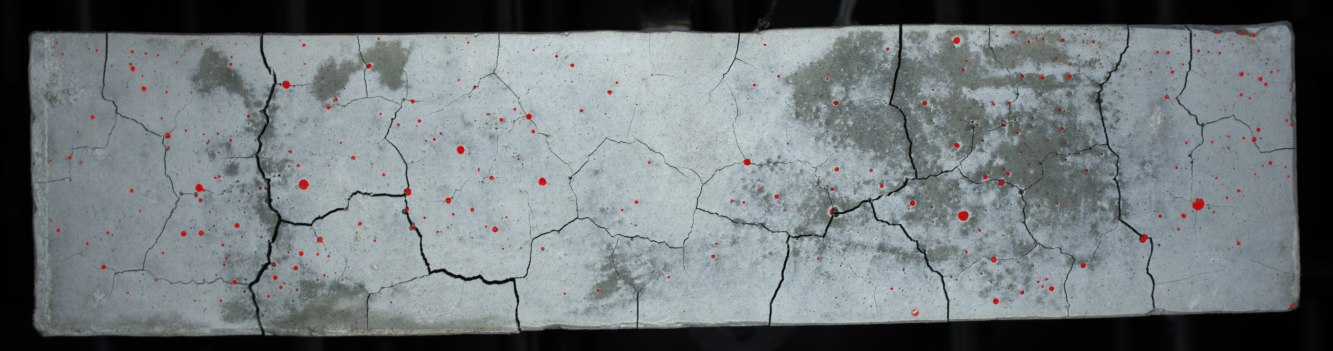
#> input picture artifacts/pilots/materials/overlay.jpg, 5330 x 1402 px (shown at 1/4 size)
$ python -i tools.py   (imports and definitions only)
#> lines starting #> are read from the running program, lines starting #| are printed output that depends on the picture; after the words box and inside, x2 and y2 are one past the last pixel; in counts of white or black regions, pixels touching at a corner belong together
### toposcout_core/components.py
from __future__ import annotations

from collections import deque
from dataclasses import dataclass
from pathlib import Path
from typing import Iterable

import numpy as np
from PIL import Image


@dataclass(frozen=True)
class ComponentStats:
    count: int
    areas: list[int]


def _neighbors(y: int, x: int, h: int, w: int) -> Iterable[tuple[int, int]]:
    if y > 0:
        yield y - 1, x
    if y + 1 < h:
        yield y + 1, x
    if x > 0:
        yield y, x - 1
    if x + 1 < w:
        yield y, x + 1


def connected_components(mask: np.ndarray) -> ComponentStats:
    """Count 4-connected foreground components and return their areas."""
    mask = np.asarray(mask, dtype=bool)
    h, w = mask.shape
    seen = np.zeros_like(mask, dtype=bool)
    areas: list[int] = []

    for y in range(h):
        for x in range(w):
            if not mask[y, x] or seen[y, x]:
                continue
            q = deque([(y, x)])
            seen[y, x] = True
            area = 0
            while q:
                cy, cx = q.popleft()
                area += 1
                for ny, nx in _neighbors(cy, cx, h, w):
                    if mask[ny, nx] and not seen[ny, nx]:
                        seen[ny, nx] = True
                        q.append((ny, nx))
            areas.append(area)
    return ComponentStats(count=len(areas), areas=areas)


# [42 lines left out: function hole_count, not called in this run]


def save_mask(mask: np.ndarray, output_path: str | Path) -> None:
    out = (np.asarray(mask, dtype=np.uint8) * 255)
    Image.fromarray(out, mode="L").save(output_path)

### toposcout_core/config.py
"""Canonical artifact location control.

The language model must never determine filesystem artifact locations. All
artifact-writing tools resolve their output directory here, in Python, from a
single configurable root.
"""
from __future__ import annotations

import os
from pathlib import Path

ENV_OUTPUT_DIR = "TOPOSCOUT_OUTPUT_DIR"
DEFAULT_OUTPUT_DIR = "outputs"


def artifact_output_dir(override: str | os.PathLike[str] | None = None) -> Path:
    """Resolve the canonical artifact output directory.

    Precedence: explicit Python-side override (trusted callers such as
    run_local.py or tests) > TOPOSCOUT_OUTPUT_DIR environment variable >
    the default ``outputs``. LLM-facing tool schemas never expose this choice.
    """
    if override is not None and str(override).strip():
        return Path(override)
    env_value = os.environ.get(ENV_OUTPUT_DIR, "").strip()
    if env_value:
        return Path(env_value)
    return Path(DEFAULT_OUTPUT_DIR)

### toposcout_core/tools.py
from __future__ import annotations

import json
from pathlib import Path
from typing import Any

import numpy as np
from PIL import Image, ImageEnhance, ImageFilter

from .components import connected_components, hole_count, save_mask
from .config import artifact_output_dir

ACTIONS = {"ACCEPT", "RETRY", "HUMAN_REVIEW", "REQUEST_REACQUISITION"}
MAX_SEGMENTATION_ATTEMPTS = 2


# [49 lines left out: function inspect_image, not called in this run]


def run_demo_segmentation(image_path: str, output_dir: str | None = None, attempt: int = 1) -> dict[str, Any]:
    """Run the hackathon demo segmentation adapter and save a binary mask.

    This is deliberately a simple deterministic adapter, not the scientific claim of
    the project. Attempt 2 applies contrast enhancement and a less aggressive cutoff.
    output_dir=None resolves the canonical artifact directory (TOPOSCOUT_OUTPUT_DIR).
    """
#> called with attempt = 1
    p = Path(image_path)
    out_dir = artifact_output_dir(output_dir)
    out_dir.mkdir(parents=True, exist_ok=True)

    with Image.open(p) as im:
#> im is the input picture: PIL image 5330x1402 RGB; mean R, G, B 114.1, 121.7, 124.1
        gray_im = im.convert("L")
        if attempt >= 2:
            gray_im = ImageEnhance.Contrast(gray_im).enhance(1.5).filter(ImageFilter.MedianFilter(3))
        gray = np.asarray(gray_im, dtype=np.float32)

    # Generic foreground demo: isolate relatively dark structures.
    percentile = 28 if attempt == 1 else 35
    threshold = float(np.percentile(gray, percentile))
#> threshold = 108
    mask = gray < threshold
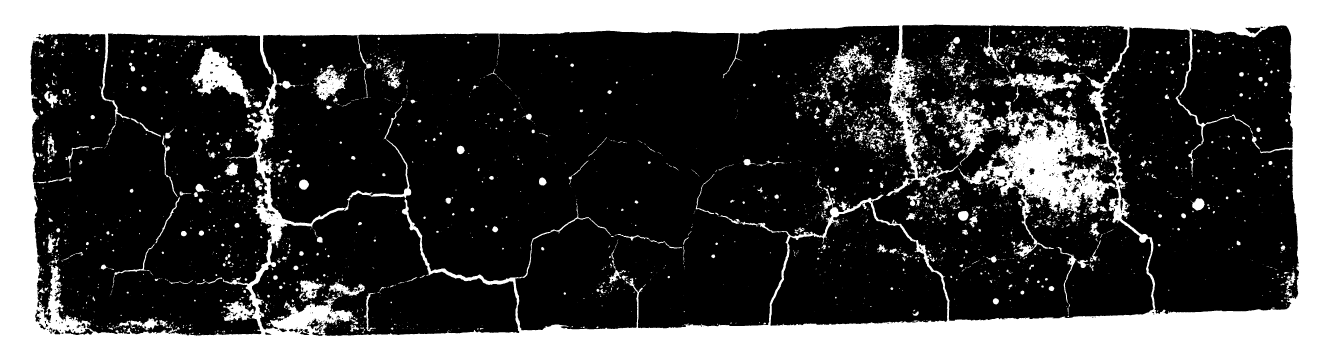
#> mask: shape (1402, 5330) bool (shown at 1/4 size); 27.8% white; 3589 white regions (2459 under 20 px), largest, box (x1, y1, x2, y2) and area: (0, 0, 5330, 1402) 1839636, (765, 189, 1006, 432) 22798, (3765, 413, 3969, 631) 13209

    # Remove tiny components to make topology diagnostics interpretable.
    stats = connected_components(mask)
    min_area = max(8, int(mask.size * 0.0002))
#> min_area = 1494
    if stats.count:
        # Re-label using a lightweight flood fill so tiny islands can be removed.
        from collections import deque
        h, w = mask.shape
#> h = 1402; w = 5330
        cleaned = np.zeros_like(mask, dtype=bool)
        seen = np.zeros_like(mask, dtype=bool)
        for y in range(h):
            for x in range(w):
                if not mask[y, x] or seen[y, x]:
                    continue
                q = deque([(y, x)]); seen[y, x] = True; pixels = []
                while q:
                    cy, cx = q.popleft(); pixels.append((cy, cx))
                    for ny, nx in ((cy-1,cx),(cy+1,cx),(cy,cx-1),(cy,cx+1)):
                        if 0 <= ny < h and 0 <= nx < w and mask[ny, nx] and not seen[ny, nx]:
                            seen[ny, nx] = True; q.append((ny, nx))
                if len(pixels) >= min_area:
                    for py, px in pixels:
                        cleaned[py, px] = True
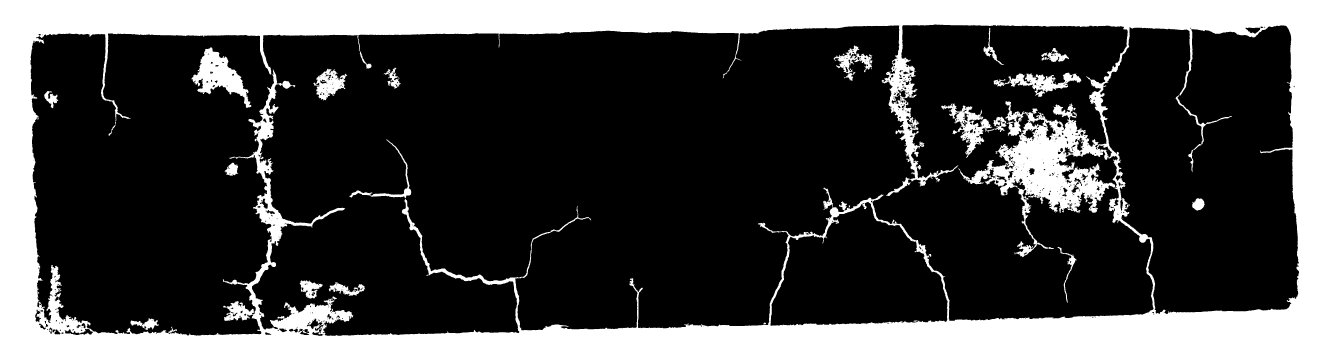
#> cleaned: shape (1402, 5330) bool (shown at 1/4 size); 25.8% white; 18 white regions, largest, box (x1, y1, x2, y2) and area: (0, 0, 5330, 1402) 1838192, (765, 189, 1006, 432) 22796, (3765, 414, 3969, 631) 12905
        mask = cleaned

    mask_path = out_dir / f"{p.stem}.attempt{attempt}.mask.png"
    save_mask(mask, mask_path)
    foreground_fraction = float(mask.mean())
#> foreground_fraction = 0.258
    return {
        "status": "ok",
        "adapter": "demo_dark_structure_v1",
        "attempt": attempt,
        "threshold": threshold,
        "mask_path": str(mask_path),
        "foreground_fraction": foreground_fraction,
    }


# [42 lines left out: functions audit_topology, bounded_policy, not called in this run]


def _fmt(value: Any) -> str:
    """Render a value exactly as it appears in the JSON report (no rounding)."""
    return json.dumps(value)


# [77 lines left out: functions build_display_summary, create_report, not called in this run]

>>> result = run_demo_segmentation('../artifacts/pilots/materials/overlay.jpg')
#> result = {'status': 'ok', 'adapter': 'demo_dark_structure_v1', 'attempt': 1, 'threshold': 108, 'mask_path': 'outputs/overlay.attempt1.mask.png', 'foreground_fraction': 0.258}
